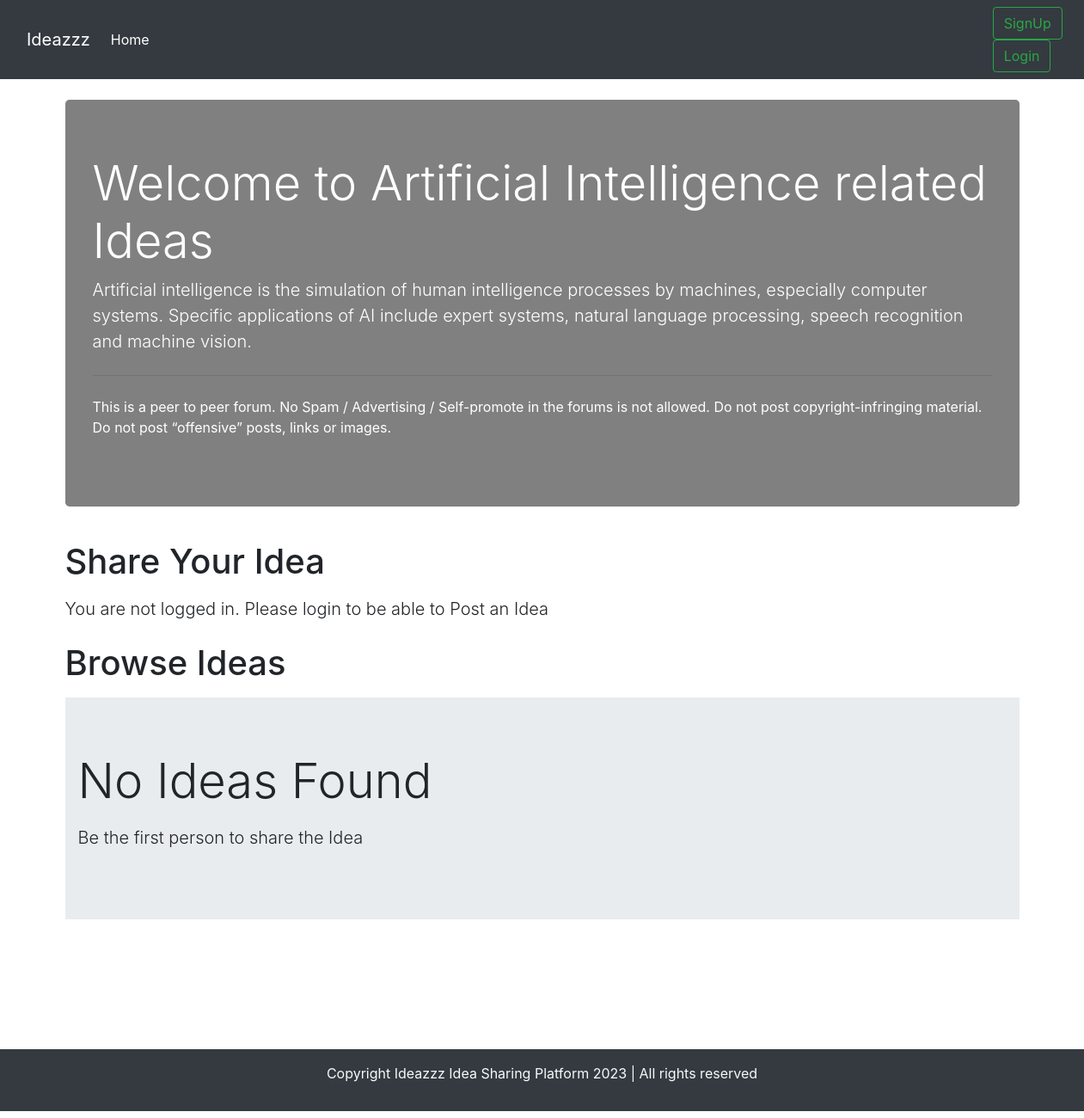
The app's page /threadlist.php?catid=3 with its own data.
### tables this page shows
CREATE TABLE `categories` (
  `category_id` int(8) NOT NULL,
  `category_name` varchar(255) NOT NULL,
  `category_description` text NOT NULL,
  `creation_time` datetime NOT NULL DEFAULT current_timestamp()
);

### threadlist.php (the view, shortened to what this page needs)
<!doctype html>
<html lang="en">
<head>
    <link rel="stylesheet" href="https://stackpath.bootstrapcdn.com/bootstrap/4.5.0/css/bootstrap.min.css"
>
</head>
<body>
    <?php include 'partials/_dbconnect.php';?>
    <?php include 'partials/_header.php';?>
    <?php
    $id = $_GET['catid'];
    $sql = "SELECT * FROM `categories` WHERE category_id=$id";
    $result = mysqli_query($conn, $sql);
    while($row = mysqli_fetch_assoc($result)){
        $catname = $row['category_name'];
        $catdesc = $row['category_description'];
    }
    ?>
    <div class="container my-4">
        <div class="jumbotron" style="background-color:grey">
            <h1 class=" display-4" style="color:white">Welcome to <?php echo $catname;?> related Ideas</h1>
            <p class="lead" style="color:white"> <?php echo $catdesc;?></p>
            <hr class="my-4">
            <p style="color:white">This is a peer to peer forum. No Spam / Advertising / Self-promote in the forums is
                not allowed. Do
                not
                post copyright-infringing material. Do not post “offensive” posts, links or images.</p>
        </div>
    </div>
    <?php
    if(isset($_SESSION['loggedin']) && $_SESSION['loggedin']==true){
    echo '<div class="container">
            <h1 class="py-2">Start a Discussion</h1>
            <form action="'. $_SERVER["REQUEST_URI"] . '" method="post">
                <div class="form-group">
                    <label for="exampleInputEmail1" style="font-size:30px">Topic Title</label>
                    <input type="text" class="form-control" id="title" name="title" aria-describedby="emailHelp">
                    <small id="emailHelp" class="form-text text-muted" >Keep your title as short and crisp as
                        possible</small>
                </div>
                <input type="hidden" name="sno" value="'. $_SESSION["sno"]. '">
                <div class="form-group">
                    <label for="exampleFormControlTextarea1" style="font-size:30px">Ellaborate Your Idea</label>
                    <textarea class="form-control" id="desc" name="desc" rows="3"></textarea>
                </div>
                <button type="submit" class="btn btn-success">Submit</button>
            </form>
        </div>';
    }
    else{
        echo '
        <div class="container">
        <h1 class="py-2">Share Your Idea</h1>
           <p class="lead">You are not logged in. Please login to be able to Post an Idea</p>
        </div>
        ';
    }
    ?>
    <div class=" container mb-5" id="ques">
        <h1 class="py-2">Browse Ideas</h1>
        <?php
    $noResult = true;
        if($noResult){
            echo '<div class="jumbotron jumbotron-fluid">
                    <div class="container">
                        <p class="display-4">No Ideas Found</p>
                        <p class="lead"> Be the first person to share the Idea</p>
                    </div>
                 </div> ';
        }
    ?>
    </div>
    <?php include 'partials/_footer.php';?>
</body>
</html>

### threadlist.php (style rules this page uses)
#ques { min-height: 433px; }

### records on screen
categories: category_name "Artificial Intelligence", category_description "Artificial intelligence is the simulation of human intelligence processes by machines, especially computer systems. Specific applications of AI include expert systems, natural language processing, speech recognition and machine vision."
